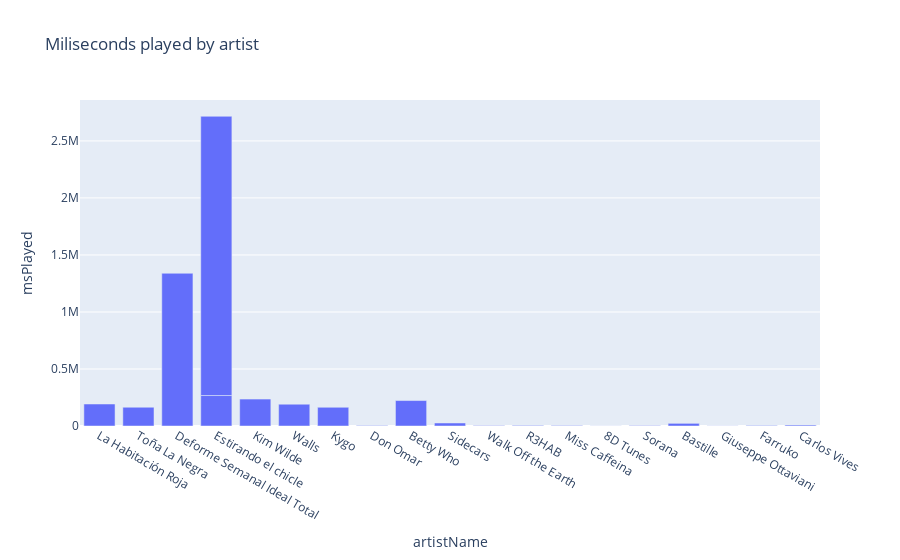

The cell this chart's notebook holds for it:
### Markdown cell above
- Two variables: continous and categorical

### Code cell
px.bar(df[:20],x="artistName", y="msPlayed",title="Miliseconds played by artist")

### Figure 1 — Plotly figure (JSON) as saved in the notebook; plotly's stock layout.template omitted (floating-point values rounded to 4 significant figures)
{"data": [{"alignmentgroup": "True", "hovertemplate": "artistName=%{x}<br>msPlayed=%{y}<extra></extra>", "legendgroup": "", "marker": {"color": "#636efa", "pattern": {"shape": ""}}, "name": "", "offsetgroup": "", "orientation": "v", "showlegend": false, "textposition": "auto", "type": "bar", "x": ["La Habitación Roja", "Toña La Negra", "Deforme Semanal Ideal Total", "Estirando el chicle", "Estirando el chicle", "Kim Wilde", "Walls", "Kygo", "Don Omar", "Betty Who", "Sidecars", "Walk Off the Earth", "R3HAB", "Miss Caffeina", "8D Tunes", "Sorana", "Bastille", "Giuseppe Ottaviani", "Farruko", "Carlos Vives"], "xaxis": "x", "y": [192803, 164500, 1339390, 267190, 2448688, 236213, 190934, 164209, 4194, 223160, 26400, 3605, 4991, 4373, 874, 3626, 23168, 1173, 4586, 7871], "yaxis": "y"}], "layout": {"barmode": "relative", "legend": {"tracegroupgap": 0}, "title": {"text": "Miliseconds played by artist"}, "xaxis": {"anchor": "y", "domain": [0, 1], "title": {"text": "artistName"}}, "yaxis": {"anchor": "x", "domain": [0, 1], "title": {"text": "msPlayed"}}}}
